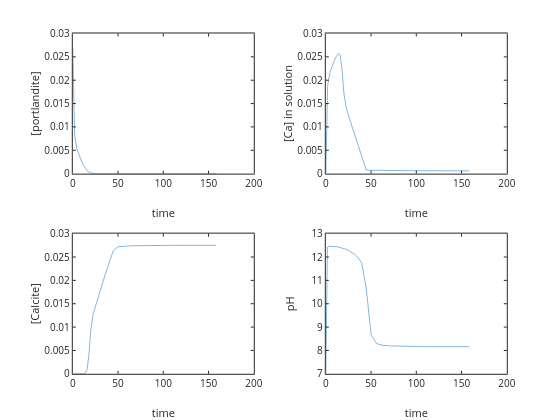

Notebook source saved alongside this figure:
### Code cell
subplot(221); plot(time,portlanditephreeqc); ylabel('[portlandite]'); xlabel('time')
subplot(222); plot(time,Caphreeqc); ylabel('[Ca] in solution'); xlabel('time')
subplot(223); plot(time,calcitephreeqc); ylabel('[Calcite]'); xlabel('time')
subplot(224); plot(time,pHphreeqc); ylabel('pH'); xlabel('time')

### Figure 1 — Plotly figure (JSON) as saved in the notebook; plotly's stock layout.template omitted (floating-point values rounded to 4 significant figures)
{"data": [{"line": {"color": "rgb(0,113,188)", "dash": "solid", "width": 0.5}, "marker": {"color": "rgb(0,113,188)", "line": {"color": "rgb(0,113,188)"}, "size": 6, "symbol": "none"}, "mode": "lines", "name": "", "showlegend": false, "type": "scatter", "visibility": true, "x": [0, 1.122, 1.259, 1.413, 1.585, 1.778, 1.995, 2.239, 2.512, 2.818, 3.162, 3.548, 3.981, 4.467, 5.012, 5.623, 6.31, 7.079, 7.943, 8.913, 10, 11.22, 12.59, 14.13, 15.85, 17.78, 19.95, 22.39, 25.12, 28.18, 31.62, 35.48, 39.81, 44.67, 50.12, 56.23, 63.1, 70.79, 79.43, 89.13, 100, 112.2, 125.9, 141.3, 158.5], "xaxis": "x", "y": [0.027, 0.01172, 0.01097, 0.01025, 0.009574, 0.008975, 0.008401, 0.00787, 0.007406, 0.006963, 0.00655, 0.00616, 0.005776, 0.005418, 0.005043, 0.004678, 0.004289, 0.003879, 0.003446, 0.002987, 0.002501, 0.002005, 0.001506, 0.001033, 0.0006196, 0.0003083, 0.0001171, 3.066e-05, 5.226e-06, 5.974e-07, 3.841e-08, 1.424e-09, 3.071e-11, 3.775e-13, 2.869e-15, 1.388e-17, 6.939e-18, 3.469e-18, 3.469e-18, 0, 0, 0, 0, 0, 0], "yaxis": "y"}, {"line": {"color": "rgb(0,113,188)", "dash": "solid", "width": 0.5}, "marker": {"color": "rgb(0,113,188)", "line": {"color": "rgb(0,113,188)"}, "size": 6, "symbol": "none"}, "mode": "lines", "name": "", "showlegend": false, "type": "scatter", "visibility": true, "x": [0, 1.122, 1.259, 1.413, 1.585, 1.778, 1.995, 2.239, 2.512, 2.818, 3.162, 3.548, 3.981, 4.467, 5.012, 5.623, 6.31, 7.079, 7.943, 8.913, 10, 11.22, 12.59, 14.13, 15.85, 17.78, 19.95, 22.39, 25.12, 28.18, 31.62, 35.48, 39.81, 44.67, 50.12, 56.23, 63.1, 70.79, 79.43, 89.13, 100, 112.2, 125.9, 141.3, 158.5], "xaxis": "x2", "y": [0, 0.01528, 0.01603, 0.01675, 0.01743, 0.01803, 0.0186, 0.01913, 0.01959, 0.02004, 0.02045, 0.02084, 0.02122, 0.02158, 0.02196, 0.02232, 0.02271, 0.02312, 0.02355, 0.024, 0.02448, 0.02496, 0.02542, 0.02573, 0.02542, 0.0226, 0.01727, 0.01428, 0.01236, 0.01047, 0.008329, 0.005955, 0.003349, 0.0007914, 0.0007019, 0.00075, 0.0007109, 0.0006696, 0.0006396, 0.0006198, 0.0006073, 0.0005998, 0.0005956, 0.0005933, 0.0005923], "yaxis": "y2"}, {"line": {"color": "rgb(0,113,188)", "dash": "solid", "width": 0.5}, "marker": {"color": "rgb(0,113,188)", "line": {"color": "rgb(0,113,188)"}, "size": 6, "symbol": "none"}, "mode": "lines", "name": "", "showlegend": false, "type": "scatter", "visibility": true, "x": [0, 1.122, 1.259, 1.413, 1.585, 1.778, 1.995, 2.239, 2.512, 2.818, 3.162, 3.548, 3.981, 4.467, 5.012, 5.623, 6.31, 7.079, 7.943, 8.913, 10, 11.22, 12.59, 14.13, 15.85, 17.78, 19.95, 22.39, 25.12, 28.18, 31.62, 35.48, 39.81, 44.67, 50.12, 56.23, 63.1, 70.79, 79.43, 89.13, 100, 112.2, 125.9, 141.3, 158.5], "xaxis": "x3", "y": [1e-06, 1.025e-06, 1.033e-06, 1.042e-06, 1.055e-06, 1.071e-06, 1.091e-06, 1.119e-06, 1.153e-06, 1.2e-06, 1.263e-06, 1.347e-06, 1.466e-06, 1.625e-06, 1.865e-06, 2.202e-06, 2.736e-06, 3.611e-06, 5.132e-06, 8.036e-06, 1.427e-05, 2.937e-05, 7.366e-05, 0.0002341, 0.0009619, 0.004088, 0.009607, 0.01269, 0.01463, 0.01653, 0.01867, 0.02104, 0.02365, 0.02632, 0.02719, 0.02732, 0.02739, 0.02743, 0.02746, 0.02748, 0.02749, 0.0275, 0.02751, 0.02751, 0.02751], "yaxis": "y3"}, {"line": {"color": "rgb(0,113,188)", "dash": "solid", "width": 0.5}, "marker": {"color": "rgb(0,113,188)", "line": {"color": "rgb(0,113,188)"}, "size": 6, "symbol": "none"}, "mode": "lines", "name": "", "showlegend": false, "type": "scatter", "visibility": true, "x": [0, 1.122, 1.259, 1.413, 1.585, 1.778, 1.995, 2.239, 2.512, 2.818, 3.162, 3.548, 3.981, 4.467, 5.012, 5.623, 6.31, 7.079, 7.943, 8.913, 10, 11.22, 12.59, 14.13, 15.85, 17.78, 19.95, 22.39, 25.12, 28.18, 31.62, 35.48, 39.81, 44.67, 50.12, 56.23, 63.1, 70.79, 79.43, 89.13, 100, 112.2, 125.9, 141.3, 158.5], "xaxis": "x4", "y": [7, 12.36, 12.38, 12.39, 12.41, 12.42, 12.43, 12.44, 12.44, 12.45, 12.45, 12.46, 12.46, 12.46, 12.46, 12.46, 12.46, 12.46, 12.46, 12.45, 12.45, 12.44, 12.44, 12.43, 12.41, 12.39, 12.37, 12.33, 12.28, 12.21, 12.12, 11.98, 11.73, 10.66, 8.661, 8.288, 8.22, 8.197, 8.183, 8.174, 8.168, 8.164, 8.162, 8.16, 8.16], "yaxis": "y4"}], "layout": {"height": 420, "hovermode": "closest", "margin": {"b": 0, "l": 0, "r": 0, "t": 0}, "plot_bgcolor": "rgba(0,0,0,0)", "showlegend": false, "width": 560, "xaxis": {"anchor": "y", "autorange": false, "domain": [0.13, 0.4532], "exponentformat": "none", "gridcolor": "rgba(38,38,38,0.15)", "gridwidth": 1, "linecolor": "rgb(38,38,38)", "linewidth": 1, "mirror": "ticks", "range": [0, 200], "showgrid": false, "showline": true, "side": "bottom", "spikedash": "solid", "spikemode": "across", "spikesides": false, "spikethickness": 1, "tickangle": 0, "tickcolor": "rgb(38,38,38)", "tickfont": {"color": "rgb(38,38,38)", "size": 10}, "ticklen": 3, "ticks": "inside", "ticktext": ["0", "50", "100", "150", "200"], "tickvals": [0, 50, 100, 150, 200], "title": {"font": {"color": "rgb(38,38,38)", "size": 11}, "text": "time"}, "type": "linear", "visible": true, "zeroline": false}, "xaxis2": {"anchor": "y2", "autorange": false, "domain": [0.5818, 0.905], "exponentformat": "none", "gridcolor": "rgba(38,38,38,0.15)", "gridwidth": 1, "linecolor": "rgb(38,38,38)", "linewidth": 1, "mirror": "ticks", "range": [0, 200], "showgrid": false, "showline": true, "side": "bottom", "spikedash": "solid", "spikemode": "across", "spikesides": false, "spikethickness": 1, "tickangle": 0, "tickcolor": "rgb(38,38,38)", "tickfont": {"color": "rgb(38,38,38)", "size": 10}, "ticklen": 3, "ticks": "inside", "ticktext": ["0", "50", "100", "150", "200"], "tickvals": [0, 50, 100, 150, 200], "title": {"font": {"color": "rgb(38,38,38)", "size": 11}, "text": "time"}, "type": "linear", "visible": true, "zeroline": false}, "xaxis3": {"anchor": "y3", "autorange": false, "domain": [0.13, 0.4532], "exponentformat": "none", "gridcolor": "rgba(38,38,38,0.15)", "gridwidth": 1, "linecolor": "rgb(38,38,38)", "linewidth": 1, "mirror": "ticks", "range": [0, 200], "showgrid": false, "showline": true, "side": "bottom", "spikedash": "solid", "spikemode": "across", "spikesides": false, "spikethickness": 1, "tickangle": 0, "tickcolor": "rgb(38,38,38)", "tickfont": {"color": "rgb(38,38,38)", "size": 10}, "ticklen": 3, "ticks": "inside", "ticktext": ["0", "50", "100", "150", "200"], "tickvals": [0, 50, 100, 150, 200], "title": {"font": {"color": "rgb(38,38,38)", "size": 11}, "text": "time"}, "type": "linear", "visible": true, "zeroline": false}, "xaxis4": {"anchor": "y4", "autorange": false, "domain": [0.5818, 0.905], "exponentformat": "none", "gridcolor": "rgba(38,38,38,0.15)", "gridwidth": 1, "linecolor": "rgb(38,38,38)", "linewidth": 1, "mirror": "ticks", "range": [0, 200], "showgrid": false, "showline": true, "side": "bottom", "spikedash": "solid", "spikemode": "across", "spikesides": false, "spikethickness": 1, "tickangle": 0, "tickcolor": "rgb(38,38,38)", "tickfont": {"color": "rgb(38,38,38)", "size": 10}, "ticklen": 3, "ticks": "inside", "ticktext": ["0", "50", "100", "150", "200"], "tickvals": [0, 50, 100, 150, 200], "title": {"font": {"color": "rgb(38,38,38)", "size": 11}, "text": "time"}, "type": "linear", "visible": true, "zeroline": false}, "yaxis": {"anchor": "x", "autorange": false, "domain": [0.5866, 0.9203], "exponentformat": "none", "gridcolor": "rgba(38,38,38,0.15)", "gridwidth": 1, "linecolor": "rgb(38,38,38)", "linewidth": 1, "mirror": "ticks", "range": [0, 0.03], "showgrid": false, "showline": true, "side": "left", "spikedash": "solid", "spikemode": "across", "spikesides": false, "spikethickness": 1, "tickangle": 0, "tickcolor": "rgb(38,38,38)", "tickfont": {"color": "rgb(38,38,38)", "size": 10}, "ticklen": 3, "ticks": "inside", "ticktext": ["0", "0.005", "0.01", "0.015", "0.02", "0.025", "0.03"], "tickvals": [0, 0.005, 0.01, 0.015, 0.02, 0.025, 0.03], "title": {"font": {"color": "rgb(38,38,38)", "size": 11}, "text": "[portlandite]"}, "type": "linear", "visible": true, "zeroline": false}, "yaxis2": {"anchor": "x2", "autorange": false, "domain": [0.5866, 0.9203], "exponentformat": "none", "gridcolor": "rgba(38,38,38,0.15)", "gridwidth": 1, "linecolor": "rgb(38,38,38)", "linewidth": 1, "mirror": "ticks", "range": [0, 0.03], "showgrid": false, "showline": true, "side": "left", "spikedash": "solid", "spikemode": "across", "spikesides": false, "spikethickness": 1, "tickangle": 0, "tickcolor": "rgb(38,38,38)", "tickfont": {"color": "rgb(38,38,38)", "size": 10}, "ticklen": 3, "ticks": "inside", "ticktext": ["0", "0.005", "0.01", "0.015", "0.02", "0.025", "0.03"], "tickvals": [0, 0.005, 0.01, 0.015, 0.02, 0.025, 0.03], "title": {"font": {"color": "rgb(38,38,38)", "size": 11}, "text": "[Ca] in solution"}, "type": "linear", "visible": true, "zeroline": false}, "yaxis3": {"anchor": "x3", "autorange": false, "domain": [0.11, 0.4437], "exponentformat": "none", "gridcolor": "rgba(38,38,38,0.15)", "gridwidth": 1, "linecolor": "rgb(38,38,38)", "linewidth": 1, "mirror": "ticks", "range": [0, 0.03], "showgrid": false, "showline": true, "side": "left", "spikedash": "solid", "spikemode": "across", "spikesides": false, "spikethickness": 1, "tickangle": 0, "tickcolor": "rgb(38,38,38)", "tickfont": {"color": "rgb(38,38,38)", "size": 10}, "ticklen": 3, "ticks": "inside", "ticktext": ["0", "0.005", "0.01", "0.015", "0.02", "0.025", "0.03"], "tickvals": [0, 0.005, 0.01, 0.015, 0.02, 0.025, 0.03], "title": {"font": {"color": "rgb(38,38,38)", "size": 11}, "text": "[Calcite]"}, "type": "linear", "visible": true, "zeroline": false}, "yaxis4": {"anchor": "x4", "autorange": false, "domain": [0.11, 0.4437], "exponentformat": "none", "gridcolor": "rgba(38,38,38,0.15)", "gridwidth": 1, "linecolor": "rgb(38,38,38)", "linewidth": 1, "mirror": "ticks", "range": [7, 13], "showgrid": false, "showline": true, "side": "left", "spikedash": "solid", "spikemode": "across", "spikesides": false, "spikethickness": 1, "tickangle": 0, "tickcolor": "rgb(38,38,38)", "tickfont": {"color": "rgb(38,38,38)", "size": 10}, "ticklen": 3, "ticks": "inside", "ticktext": ["7", "8", "9", "10", "11", "12", "13"], "tickvals": [7, 8, 9, 10, 11, 12, 13], "title": {"font": {"color": "rgb(38,38,38)", "size": 11}, "text": "pH"}, "type": "linear", "visible": true, "zeroline": false}}}
